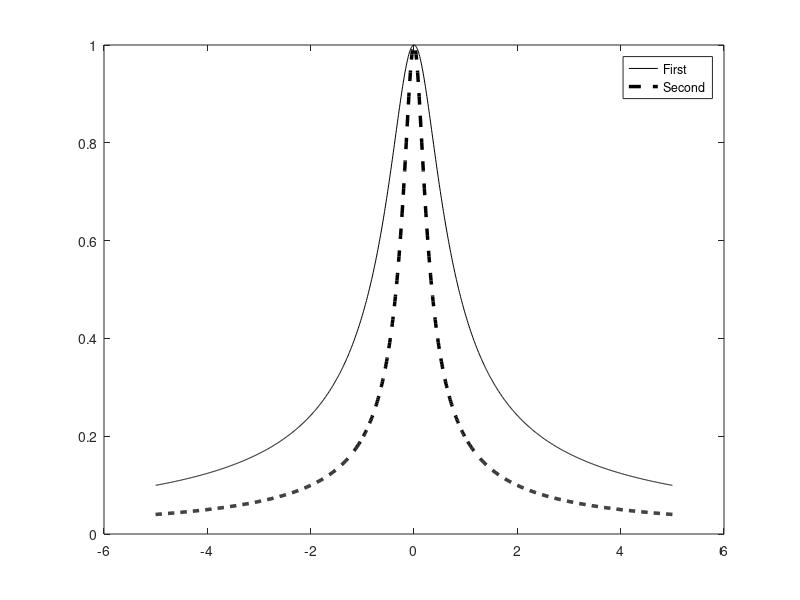
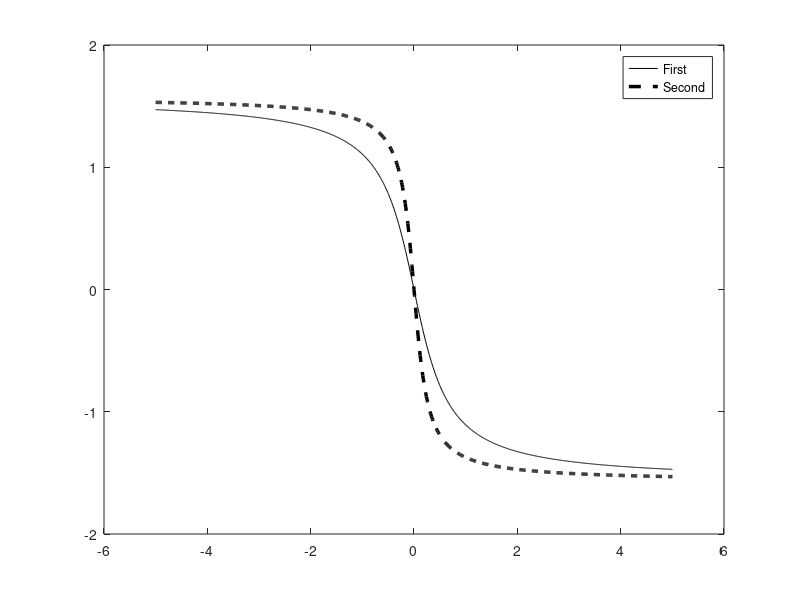

MATLAB code for these plots, in order: (Note: this script raises an error after producing the figures.)
clear all; close all; clc;
%Задание 3.2
tau_K=[2,5];
K=(@(w,tau_K)1/(1+1j*w*tau_K));
W=[-5:1E-2:5];
for i=1:length(W)
    K1(i)=K(W(i),tau_K(1));K2(i)=K(W(i),tau_K(2));
end
figure
plot(W,abs(K1),'k-',W,abs(K2),'k--','LineWidth',2.5);
hleg=legend('First','Second');
figure
plot(W,angle(K1),'k-',W,angle(K2),'k--','LineWidth',2.5);
hleg=legend('First','Second');
h1=@(t)dirac(t);
h2=@(t,tau_K)(1./tau_K).*exp(-t./tau_K).*heaviside(t);
h=@(t,tau_K)h1(t)+h2(t,tau_K);
t=[-5:1E-2:20];
for i=1:length(t)
    hh1(i)=h(t(i),tau_K(1));hh2(i)=h(t(i),tau_K(2));
end
figure
plot(t,hh1,'k-',t,hh2,'k--','LineWidth',2.5);
hleg=legend('First','Second');
KK=(@(w,tau_K)(1+integral(@(t)h2(t,tau_K).*exp(-1j.*w*t),0,20)));
for i=1:length(W)
    KK1(i)=KK(W(i),tau_K(1));KK2(i)=KK(W(i),tau_K(2));
end
figure
plot(W,abs(KK1),'k-',W,abs(KK2),'k--','LineWidth',2.5);
hleg=legend('First','Second');
S0=1;
s_input=@(t,tau_s)S0.*exp(-(t./tau_s).^2).*heaviside(t);
tau_s=[3,8];
for i=1:length(t)
    s1(i)=s_input(t(i),tau_s(1)),s2(i)=s_input(t(i),tau_s(2));
end
figure
plot(t,s1,'k-',t,s2,'k--','LineWidth',2.5);
hleg=legend('First','Second');
S_input=(@(w,tau_s)(integral(@(t)s_input(t,tau_s).*exp(-1j.*w.*t),0,20)));
for i=1:length(W)
    S1_input(i)=abs(S_input(W(i),tau_s(1)));
    S2_input(i)=abs(S_input(W(i),tau_s(2)));
end
figure
plot(W,S1_input,'k-',W,S2_input,'k--','LineWidth',2.5);
hleg=legend('First','Second');
S_output=@(w,tau_s,tau_K)S_input(w,tau_s).*K(w,tau_K);
for i=1:length(W)
    S1_output(i)=abs(S_output(W(i),tau_s(1),tau_K(1)));
    S2_output(i)=abs(S_output(W(i),tau_s(1),tau_K(2)));
end
figure
plot(W,S1_output,'k-',W,S2_output,'k--','LineWidth',2.5);
hleg=legend('First','Second');
s1_output=@(t,tau_s)s_input(t,tau_s);
s2_output=@(t,tau_s,tau_K)integral(@(tt)s_input(tt,tau_s).*h2(t-tt,tau_K),0,t);
s_output=@(t,tau_s,tau_K)s1_output(t,tau_s)+s2_output(t,tau_s,tau_K);
for i=1:length(t)
    ss1_input(i)=s_input(t(i),tau_s(1));
    ss1_output(i)=s_output(t(i),tau_s(1),tau_K(1));
    ss2_output(i)=s_output(t(i),tau_s(1),tau_K(2));
end
figure
plot(t,ss1_input,'k-',t,ss1_output,'k--',t,ss2_output,'k:','LineWidth',2.5);
hleg=legend('First','Second','Third');


